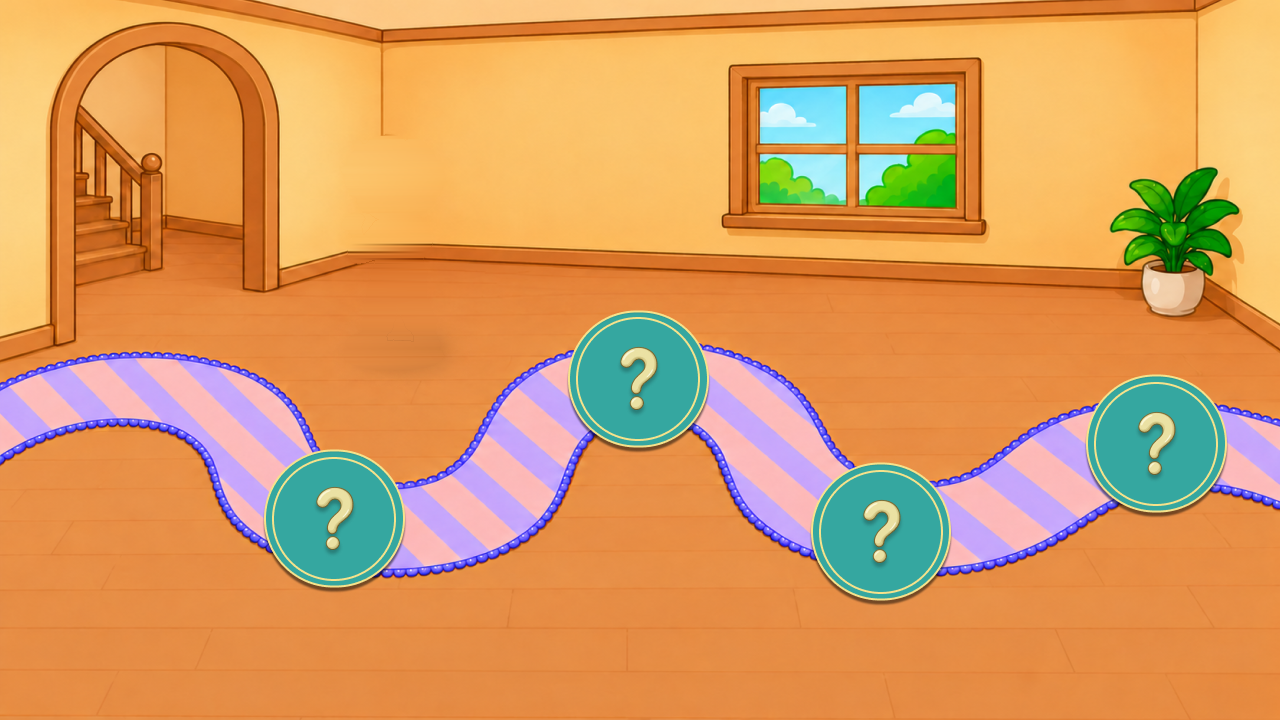

Reproduce this figure in Python.
"""[L02-RC-FULL] (2026-10-16) The full-screen room picture for RC1-RC5 from the user's Figma 344 frames.

The user exported the nine frames of "FLN by MJ" 344-3137 .. 344-3625 flattened at 1x (1280x720), kept as
_reskin_build/rc_344_frames/rc_344_frame_1.png .. _9.png in the order they were given: 1 = the finale (every checkpoint filled, the boy
cheering), 2 / 3 = RC4 (the car in checkpoint 4's ring / driving towards it), 4 / 5 = RC3, 6 / 7 = RC2, 8 / 9 = RC1 (the car in
checkpoint 1's ring / at rest at the carpet's head, every checkpoint a "?"). Frames 7, 8 and 9 are ONE room pixel for pixel (they differ
only where the car is and in checkpoint 1); frames 1, 3 and 6 are the same room re-exported (within a pixel, ~3/255); frames 2, 4 and 5
have the room drawn about 2.7 % larger.

Frame 9 is the base. The page draws the car and the boy itself (the car drives off, the boy is the animated GIF), so the baked copies go:
 - the CAR at the carpet's head (and its soft shadow): every pixel that differs from frame 7 in that corner is replaced by frame 7's —
   the carpet is bare there in frame 7, so the patch is exact, no reconstruction;
 - the BOY with his remote (the GIF's first frame, mirrored, 117.3x217.7 at (331,135) — template matched on the frame, score 29.8) and the
   soft shadow under his feet (an ellipse about (393,355)): the silhouette grown 3 px plus the shadow's ellipse, refilled row by row by
   linear interpolation between the pixels just outside the hole on either side — the wall is a flat gradient and the skirting and the
   floor planks run level (the method of rc1_scene_clean.py's boy hole); the rim feathered 1 px.
The four "?" discs stay baked: the page's live tokens are the same 141x137 ellipses at the same spots and cover them (as the 338 room's).
clean() -> (1280x720 RGB image, info); ensure_clean() writes / refreshes rc_scene_344_clean.png (build.py and rc_path_trace_344.py both
go through it). Pillow + numpy only. `python rc_scene_344_clean.py` writes rc_scene_344_clean_preview.png beside it."""
import os
import numpy as np
from PIL import Image

HERE = os.path.dirname(os.path.abspath(__file__))
FRAMES = os.path.join(HERE, "rc_344_frames")
BASE = os.path.join(FRAMES, "rc_344_frame_9.png")          # RC1 at rest: the car at the carpet's head, the boy with his remote, four "?"
CAR_FREE = os.path.join(FRAMES, "rc_344_frame_7.png")      # RC2 driving: the same room, bare carpet where frame 9's car stands
CLEAN = os.path.join(HERE, "rc_scene_344_clean.png")
BOY_GIF = os.path.join(HERE, "rc_boy_source.gif")          # the boy, 416x772, 36 frames
BOY_CANVAS = (331.0, 135.0, 117.312, 217.704)              # the mirrored GIF canvas in the frame: left, top, width, height
BOY_SHADOW = (393.0, 355.0, 50.0, 15.0)                    # the soft shadow under his feet: centre x, y and the hole's x / y radii
CAR_WIN = (30, 320, 220, 430)                              # where frame 9's car and its shadow are (frame px)


def _dilate(m, r):
    out = m.copy()
    for dy in range(-r, r + 1):
        for dx in range(-r, r + 1):
            if dx * dx + dy * dy <= r * r: out |= np.roll(np.roll(m, dy, 0), dx, 1)
    return out


def _paste_alpha(shape, rgba, left, top, size_wh, thr=60):
    t = rgba.resize((int(round(size_wh[0])), int(round(size_wh[1]))), Image.LANCZOS)
    al = np.array(t)[:, :, 3] > thr; m = np.zeros(shape, bool)
    x0, y0 = int(round(left)), int(round(top)); m[y0:y0 + al.shape[0], x0:x0 + al.shape[1]] = al
    return m


def _fill_rows(a, out, mask):
    for y in np.where(mask.any(axis=1))[0]:
        xs = np.where(mask[y])[0]; xl, xr = int(xs.min()), int(xs.max())
        left = a[y, xl - 4:xl].mean(axis=0); right = a[y, xr + 1:xr + 5].mean(axis=0)
        t = (np.arange(xl, xr + 1) - (xl - 0.5)) / float(xr + 1 - xl); out[y, xl:xr + 1] = left[None, :] * (1 - t)[:, None] + right[None, :] * t[:, None]


def clean():
    a = np.array(Image.open(BASE).convert("RGB")).astype(float); out = a.copy(); H, W = a.shape[:2]
    assert (W, H) == (1280, 720), (W, H)
    b = np.array(Image.open(CAR_FREE).convert("RGB")).astype(float); assert b.shape == a.shape
    same = np.abs(a - b).sum(axis=2) <= 12
    # the two frames are one room: identical in the arch, the window, the plant and the bottom floor (they differ at the two cars, in the
    # boy - the designer dropped the GIF at another frame - and in the "?" glyphs, which the live tokens cover)
    for (x0, y0, x1, y1) in ((30, 20, 260, 330), (730, 60, 980, 220), (1110, 160, 1270, 330), (0, 620, 1280, 720)):
        assert same[y0:y1, x0:x1].all(), "frames 7 and 9 differ in the room at %r" % ((x0, y0, x1, y1),)
    # the car: everything that differs from frame 7 in its corner, grown 3 px, read from frame 7 - which must match all round the hole
    x0, y0, x1, y1 = CAR_WIN
    cm = np.zeros((H, W), bool); cm[y0:y1, x0:x1] = np.abs(a[y0:y1, x0:x1] - b[y0:y1, x0:x1]).sum(axis=2) > 24
    cm = _dilate(cm, 3); ring = _dilate(cm, 8) & ~cm
    assert same[ring].mean() > 0.98, "frame 7 is not the same carpet around the car: %.3f" % same[ring].mean()
    out[cm] = b[cm]
    cols = np.where(cm.any(0))[0]; rows = np.where(cm.any(1))[0]
    info = {"car_hole": (int(cols.min()), int(rows.min()), int(cols.max()), int(rows.max())), "car_hole_from": os.path.basename(CAR_FREE)}
    # the boy and his shadow
    gif = Image.open(BOY_GIF); gif.seek(0); boy = gif.convert("RGBA").transpose(Image.FLIP_LEFT_RIGHT)
    bm = _dilate(_paste_alpha((H, W), boy, BOY_CANVAS[0], BOY_CANVAS[1], (BOY_CANVAS[2], BOY_CANVAS[3])), 3)
    cx, cy, rx, ry = BOY_SHADOW; yy, xx = np.mgrid[0:H, 0:W]; bm |= ((xx - cx) / rx) ** 2 + ((yy - cy) / ry) ** 2 <= 1.0
    _fill_rows(a, out, bm)
    ring = _dilate(bm, 1) & ~bm
    for y, x in zip(*np.where(ring)): out[y, x] = 0.5 * a[y, x] + 0.5 * out[y - 1:y + 2, x - 1:x + 2].reshape(-1, 3).mean(axis=0)
    cols = np.where(bm.any(0))[0]; rows = np.where(bm.any(1))[0]
    info["boy_hole"] = (int(cols.min()), int(rows.min()), int(cols.max()), int(rows.max()))
    return Image.fromarray(np.clip(out, 0, 255).astype("uint8")), info


def ensure_clean(clean_path=CLEAN):
    """Write the cleaned picture unless it is newer than the frames, the GIF and this module; returns (path, info or None)."""
    newest = max(os.path.getmtime(p) for p in (BASE, CAR_FREE, BOY_GIF, os.path.abspath(__file__)))
    if os.path.exists(clean_path) and os.path.getmtime(clean_path) >= newest:
        return clean_path, None
    img, info = clean(); img.save(clean_path); return clean_path, info


if __name__ == "__main__":
    res, info = clean(); p = os.path.join(HERE, "rc_scene_344_clean_preview.png"); res.save(p); print("wrote", p, info)
